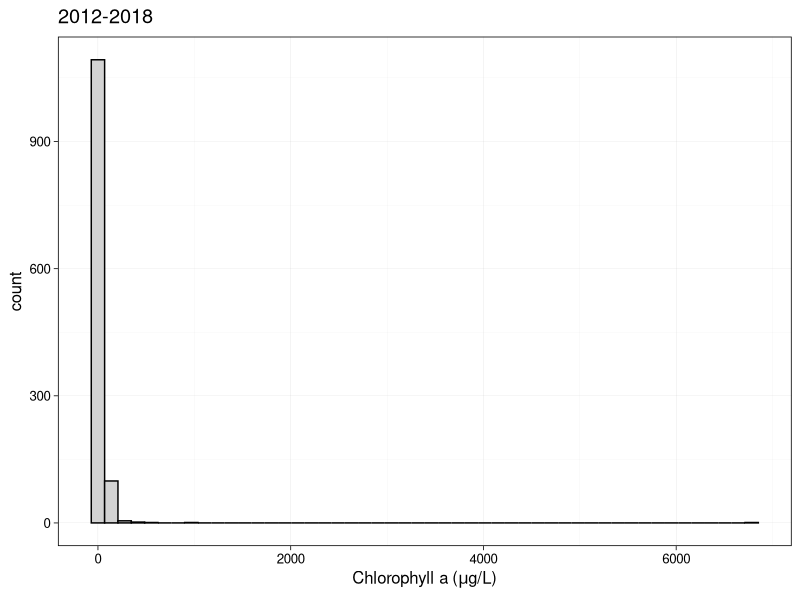
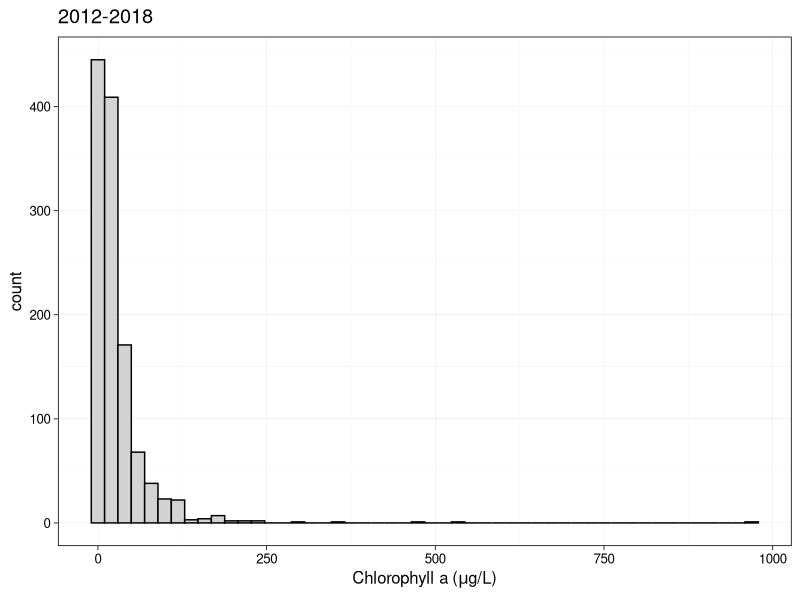
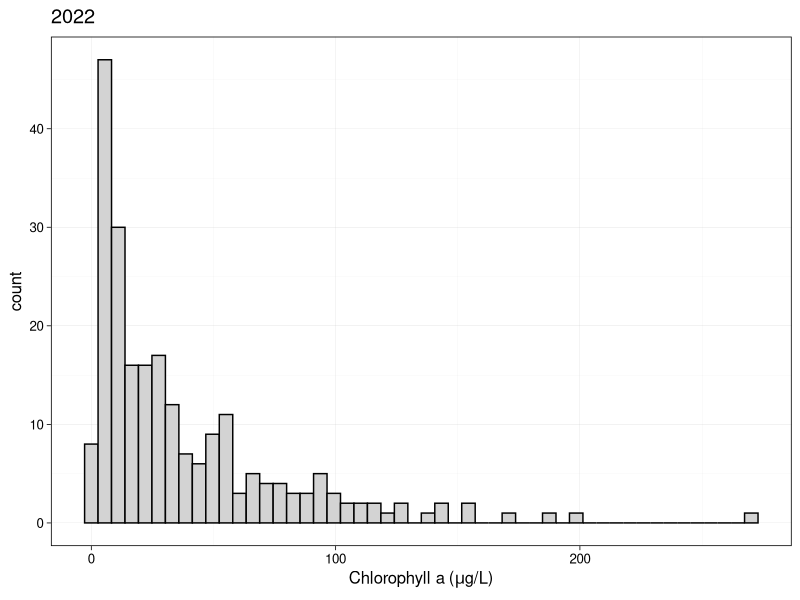
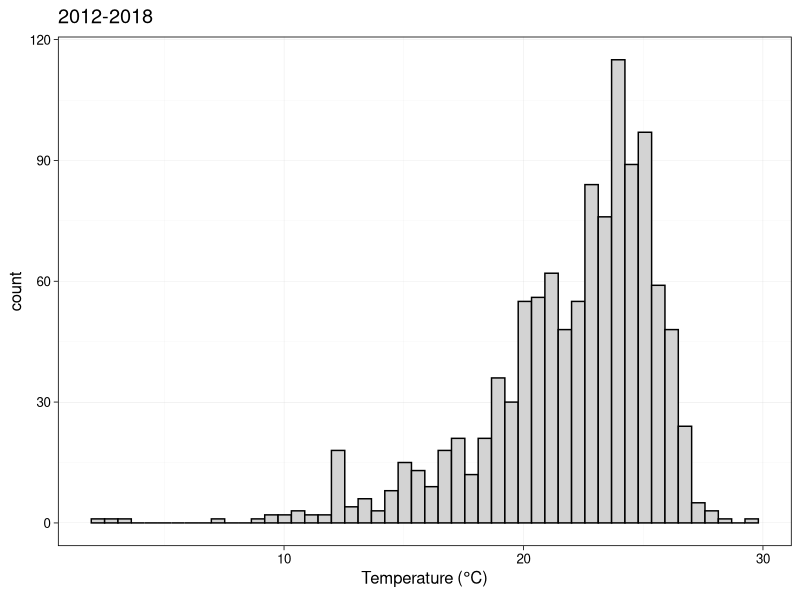
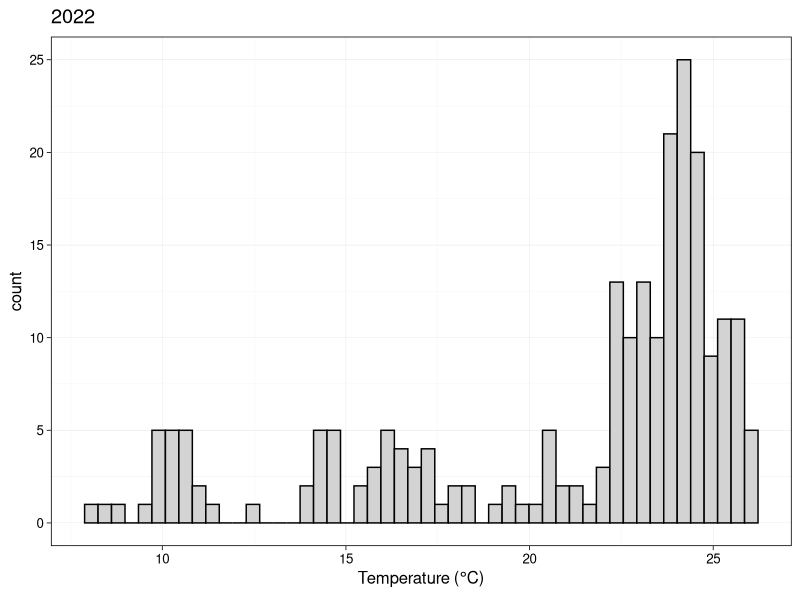
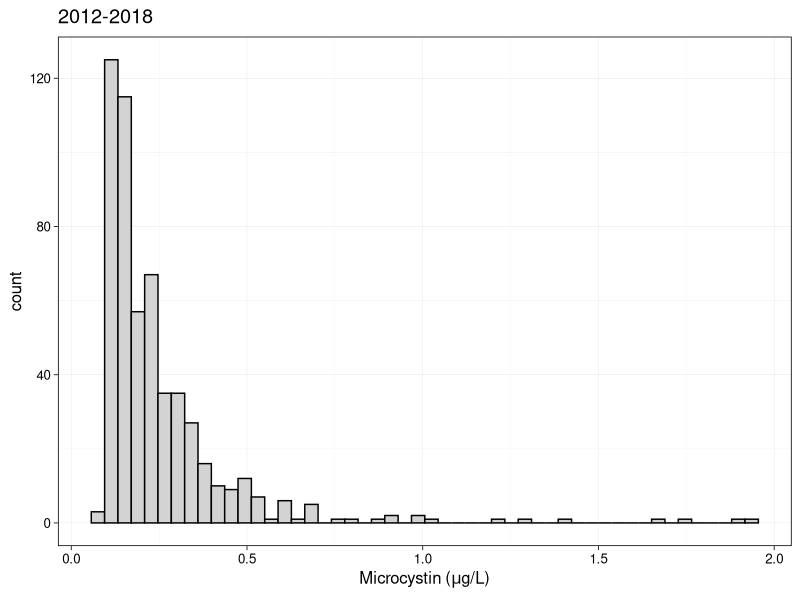
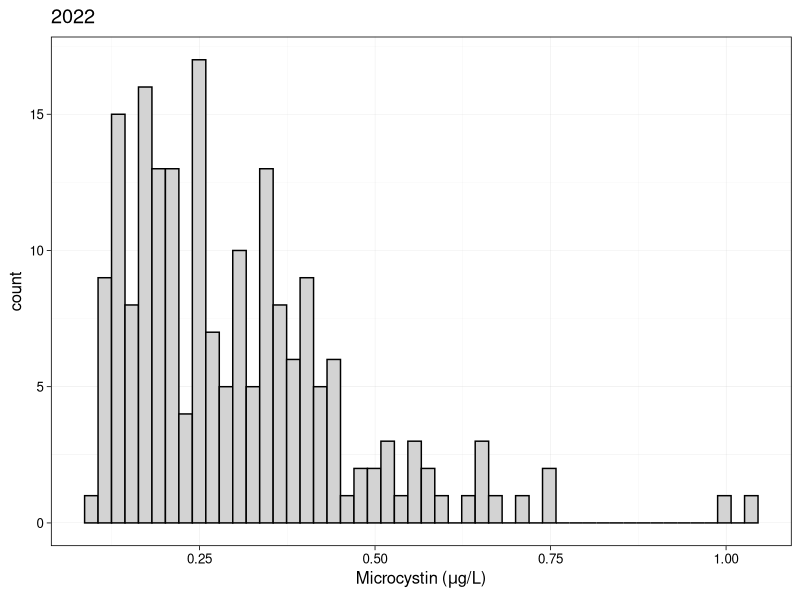
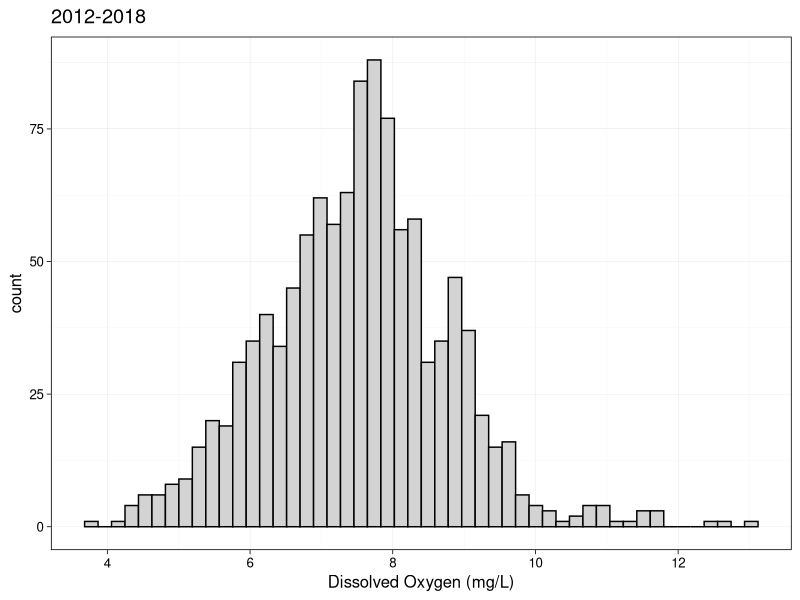

Generate these figures, in order, with R:
library(ggplot2)
library(tidyverse)
library(dplyr)
#install.packages("data.table")
library(data.table)


erie_data_2022 <- read.csv("./Data/Processed/Erie_2022_processed.csv")
erie_data_2012_2018 <- read.csv("./Data/Processed/Erie_2012_2018_processed.csv")

erie_data_2012_2018$Date <- as.Date(erie_data_2012_2018$Date, format="%m/%d/%Y")
erie_data_2012_2018 <- erie_data_2012_2018 %>%
  mutate(year=year(Date)) %>%
  mutate(month=month(Date))

##setting ggplot theme
ggplot_theme <- theme_linedraw(base_size = 12) +
  theme(panel.grid=element_line(colour="gray"),
        axis.text = element_text(color = "black"), 
        legend.position = "top")
theme_set(ggplot_theme)

##summary of 2012-2018 data
summary(erie_data_2012_2018)
#Chla (unit?): min = 0.710, max = 6784.000, mean = 34.014, NAs = 3
#PC (unit?): min = 0.01, max = 8227.92, mean = 29.16, NAs = 36
#MC (unit?): min = 0.0800, max = 1.9400, mean = 0.2527, NAs = 659
#DO (mg/L): min = 3.790, max = 13.040, mean = 7.516, NAs = 94
#CTD Temp (celsius): min = 2.40, max = 29.70, mean = 21.97, NAs = 97
#nitrate.nitrite (mg/L): min = 0.0020, max = 9.4530, mean = 0.9134, NAs = 371
#TDP (unit?): min = 0.16, max = 273.58, mean = 19.10, NAs = 330

summary_df_2012_2018 <- data_frame(Variable = c("Chlorophyll-a", "Phycocyanin", "Microcystin", "Dissolved oxygen", "Temperature", "Nitrate + Nitrite", "Total dissolved phosphorus"),
                              Minimum = c(0.710, 0.01, 0.0800, 3.790, 2.40, 0.0020, 0.16),
                              Maximum = c(6784.000, 8227.92, 1.9400, 13.040, 29.70, 9.4530, 273.58), 
                              Mean = c(34.014, 29.16, 0.2527, 7.516, 21.97, 0.9134, 19.10))
colnames(summary_df_2012_2018)[1] <- ""
summary_table_2012_2018 <- as.data.table(summary_df_2012_2018)
summary_table_2012_2018 ##ADD UNITS TO TABLE

##summary of 2022 data
summary(erie_data_2022)
#Chla (unit?): min = 1.430, max = 271.590, mean = 37.961, NAs = 0
#PC (unit?): min = 0.0186, max = 403.0800, mean = 30.8265, NAs = 19
#MC (unit?): min = 0.1000, max = 1.0400, mean = 0.3032, NAs = 32
#DO (mg/L): min = 4.557, max = 12.473, mean = 7.907, NAs = 0
#Temp (celsius): min = 8.236, max = 26.205, mean = 21.066, NAs = 0

summary_df_2022 <- data_frame(Variable = c("Chlorophyll-a", "Phycocyanin", "Microcystin", "Dissolved oxygen", "Temperature"),
                              Minimum = c(1.430, 0.0186, 0.1000, 4.557, 8.236),
                              Maximum = c(271.590, 403.0800, 1.0400, 12.473, 26.205), 
                              Mean = c(37.961, 30.8265, 0.3032, 7.907, 21.066))
colnames(summary_df_2022)[1] <- ""
summary_table_2022 <- as.data.table(summary_df_2022)
summary_table_2022


##histograms
#chla
chla_hist_2012_2018 <- ggplot(data=erie_data_2012_2018, aes(x=Extracted.Chlorophyll.a.b5g.L))+
  geom_histogram(bins=50, color="black", fill="lightgray") +
  xlab(expression("Chlorophyll a" ~ "("*mu*"g/L)"))+
  ggtitle("2012-2018")
chla_hist_2012_2018

chla_hist_no_outlier <- ggplot(data=subset(erie_data_2012_2018, !Extracted.Chlorophyll.a.b5g.L>6000), aes(x=Extracted.Chlorophyll.a.b5g.L))+
  geom_histogram(bins=50, color="black", fill="lightgray") +
  xlab(expression("Chlorophyll a" ~ "("*mu*"g/L)"))+
  ggtitle("2012-2018")
chla_hist_no_outlier
##easier to see distribution of chl a when outlier is removed

chla_hist_2022 <- ggplot(data=erie_data_2022, aes(x=Chla))+
  geom_histogram(bins=50, color="black", fill="lightgray") +
  xlab(expression("Chlorophyll a" ~ "("*mu*"g/L)"))+
  ggtitle("2022")
chla_hist_2022


#temp
temp_hist_2012_2018 <- ggplot(data=erie_data_2012_2018, aes(x=CTD.Temperature.b0C))+
  geom_histogram(bins=50, color="black", fill="lightgray") +
  xlab(expression("Temperature" ~ "("*degree*C*")"))+
  ggtitle("2012-2018")
temp_hist_2012_2018

temp_hist_2022 <- ggplot(data=erie_data_2022, aes(x=Temp))+
  geom_histogram(bins=50, color="black", fill="lightgray")+
  xlab(expression("Temperature" ~ "("*degree*C*")"))+
  ggtitle("2022")
temp_hist_2022


#MC
mc_hist_2012_2018 <- ggplot(data=erie_data_2012_2018, aes(x=Dissolved.Microcystin.b5g.L))+
  geom_histogram(bins=50, color="black", fill="lightgray")+
  xlab(expression("Microcystin" ~ "("*mu*"g/L)"))+
  ggtitle("2012-2018")
mc_hist_2012_2018

mc_hist_2022 <- ggplot(data=erie_data_2022, aes(x=MC))+
  geom_histogram(bins=50, color="black", fill="lightgray")+
  xlab(expression("Microcystin" ~ "("*mu*"g/L)"))+
  ggtitle("2022")
mc_hist_2022


#DO
do_hist_2012_2018 <- ggplot(data=erie_data_2012_2018, aes(x=CTD.Dissolved.Oxygen.mg.L))+
  geom_histogram(bins=50, color="black", fill="lightgray")+
  xlab("Dissolved Oxygen (mg/L)") +
  ggtitle("2012-2018")
do_hist_2012_2018

do_hist_2022 <- ggplot(data=erie_data_2022, aes(x=DO))+
  geom_histogram(bins=50, color="black", fill="lightgray")+
  xlab("Dissolved Oxygen (mg/L)") +
  ggtitle("2022")
do_hist_2022



##year box plots
# chla_year <- ggplot(data=Erie_Data_2012_2018, aes(x=as.factor(Year), y=Extracted.Chlorophyll.a.b5g.L))+
#   geom_boxplot()+
#   xlab("Year")+
#   ylab(expression("Chlorophyll a" ~ "("*mu*"g/L)"))
# chla_year
# 
# chla_year_no_outlier <- ggplot(data=subset(erie_data_2012_2018, !Extracted.Chlorophyll.a.b5g.L>6000), aes(x=as.factor(year), y=Extracted.Chlorophyll.a.b5g.L))+
#   geom_boxplot()
# chla_year_no_outlier
# 
# temp_year <- ggplot(data=erie_data_2012_2018, aes(x=as.factor(year), y=CTD.Temperature.b0C))+
#   geom_boxplot()
# temp_year



##surface v. bottom box plots
chla_depth_2012_2018 <- ggplot(data=erie_data_2012_2018, aes(x=as.factor(Sample.Depth.category), y=Extracted.Chlorophyll.a.b5g.L))+
  geom_boxplot()+
  xlab("Sample Depth Category")+
  ylab(expression("Chlorophyll a" ~ "("*mu*"g/L)"))+
  ggtitle("2012-2018")
chla_depth_2012_2018

##??
chla_depth_no_outlier <- ggplot(data=subset(erie_data_2012_2018, !Extracted.Chlorophyll.a.b5g.L>750), aes(x=as.factor(Sample.Depth.category), y=Extracted.Chlorophyll.a.b5g.L))+
  geom_boxplot()+
  xlab("Sample Depth Category")+
  ylab(expression("Chlorophyll a" ~ "("*mu*"g/L)"))+
  ggtitle("2012-2018")
chla_depth_no_outlier

chla_depth_2022 <- ggplot(data=erie_data_2022, aes(x=as.factor(Depth_category), y=Chla))+
  geom_boxplot()+
  xlab("Sample Depth Category")+
  ylab(expression("Chlorophyll a" ~ "("*mu*"g/L)"))+
  ggtitle("2022")
chla_depth_2022

MC_depth_2012_2018 <- ggplot(data=erie_data_2012_2018, aes(x=as.factor(Sample.Depth.category), y=Dissolved.Microcystin.b5g.L))+
  geom_boxplot()+
  xlab("Sample Depth Category")+
  ylab(expression("Microcystin" ~ "("*mu*"g/L)"))+
  ggtitle("2012-2018")
MC_depth_2012_2018

MC_depth_2022 <- ggplot(data=erie_data_2022, aes(x=as.factor(Depth_category), y=MC))+
  geom_boxplot()+
  xlab("Sample Depth Category")+
  ylab(expression("Microcystin" ~ "("*mu*"g/L)"))+
  ggtitle("2022")
MC_depth_2022

# DO_depth_2012_2018 <- ggplot(data=erie_data_2012_2018, aes(x=as.factor(Sample.Depth.category), y=CTD.Dissolved.Oxygen.mg.L))+
#   geom_boxplot()
# DO_depth_2012_2018
# 
# DO_depth_2022 <- ggplot(data=erie_data_2022, aes(x=as.factor(Depth_category), y=DO))+
#   geom_boxplot()
# DO_depth_2022

Temp_depth_2012_2018 <- ggplot(data=erie_data_2012_2018, aes(x=as.factor(Sample.Depth.category), y=CTD.Temperature.b0C))+
  geom_boxplot()+
  xlab("Sample Depth Category")+
  ylab(expression("Temperature" ~ "("*degree*C*")"))+
  ggtitle("2012-2018")
Temp_depth_2012_2018

Temp_depth_2022 <- ggplot(data=erie_data_2022, aes(x=as.factor(Depth_category), y=Temp))+
  geom_boxplot()+
  xlab("Sample Depth Category")+
  ylab(expression("Temperature" ~ "("*degree*C*")"))+
  ggtitle("2022")
Temp_depth_2022
